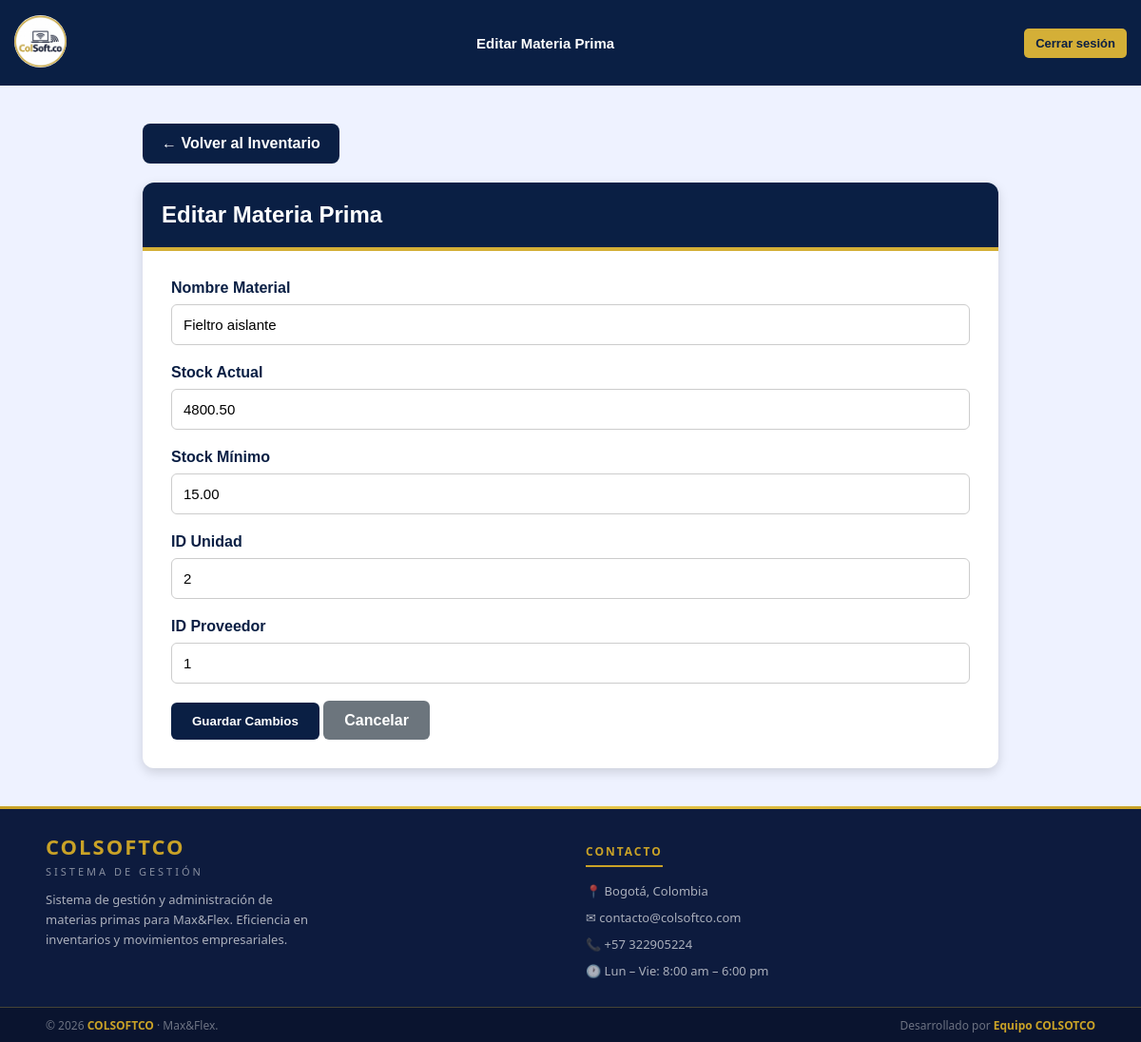
The page /view/control_de_stock/inventario/editar_inventario.php?id=4 on the database its author committed.
### tables this page shows
CREATE TABLE `materias_primas` (
  `id_material` int(11) NOT NULL,
  `nombre_material` varchar(100) NOT NULL,
  `stock_actual` decimal(12,2) DEFAULT 0.00,
  `stock_minimo` decimal(12,2) NOT NULL,
  `id_unidad` int(11) DEFAULT NULL,
  `id_proveedor` int(11) DEFAULT NULL,
  `notificar_email` tinyint(1) NOT NULL DEFAULT 0,
  `correo_notificacion` varchar(150) DEFAULT NULL,
  `alerta_enviada` tinyint(1) NOT NULL DEFAULT 0,
  `estado` enum('activo','inactivo') NOT NULL DEFAULT 'activo'
);

### view/control_de_stock/inventario/editar_inventario.php (the view, shortened to what this page needs)
<?php
$db = new Conexion();
$conn = $db->getConnection();
$id = filter_input(INPUT_GET, 'id', FILTER_VALIDATE_INT);
$sql = "SELECT * FROM materias_primas WHERE id_material = :id";
$stmt = $conn->prepare($sql);
$stmt->execute([':id' => $id]);
$material = $stmt->fetch(PDO::FETCH_ASSOC);
?>
<!DOCTYPE html>
<html lang="es">
<head>
    <link rel="stylesheet" href="lista_inventario.css">
</head>
<body>
    <header class="header">
        <div class="logo">
            <a href="../../app/ir_panel.php">
                <img src="../../../public/imagenes/logo.png" alt="logo">
            </a>
        </div>
        <div class="header-title">
            <h1>Editar Materia Prima</h1>
        </div>
        <button id="btnLogout" class="btn-logout" onclick="cerrarSesion()">
            Cerrar sesión
        </button>
    </header>
    <div class="contenedor">
        <a href="lista_inventario.php" class="volver">
            ← Volver al Inventario
        </a>
        <div class="card">
            <div class="card-header">
                Editar Materia Prima
            </div>
            <div class="card-body">
                <form method="POST">
                    <div class="form-group">
                        <label>Nombre Material</label>
                        <input type="text" name="nombre_material" class="form-control"
                            value="<?= htmlspecialchars($material['nombre_material']) ?>" required>
                    </div>
                    <div class="form-group">
                        <label>Stock Actual</label>
                        <input type="number" step="0.01" name="stock_actual" class="form-control"
                            value="<?= $material['stock_actual'] ?>" required>
                    </div>
                    <div class="form-group">
                        <label>Stock Mínimo</label>
                        <input type="number" step="0.01" name="stock_minimo" class="form-control"
                            value="<?= $material['stock_minimo'] ?>" required>
                    </div>
                    <div class="form-group">
                        <label>ID Unidad</label>
                        <input type="number" name="id_unidad" class="form-control"
                            value="<?= $material['id_unidad'] ?>" required>
                    </div>
                    <div class="form-group">
                        <label>ID Proveedor</label>
                        <input type="number" name="id_proveedor" class="form-control"
                            value="<?= $material['id_proveedor'] ?>" required>
                    </div>
                    <button type="submit" class="btn btn-primary">
                        Guardar Cambios
                    </button>
                    <a href="lista_inventario.php" class="btn btn-secondary">
                        Cancelar
                    </a>
                </form>
            </div>
        </div>
    </div>
    <footer>
        <div class="footer-divider"></div>
        <div class="footer-top">
            <div>
                <p class="footer-brand-name">COLSOFTCO</p>
                <p class="footer-brand-sub">Sistema de Gestión</p>
                <p class="footer-brand-desc">Sistema de gestión y administración de materias primas para Max&Flex. Eficiencia en inventarios y movimientos empresariales.</p>
            </div>
            <div>
                <p class="footer-col-title">Contacto</p>
                <div class="footer-contact-item">📍 Bogotá, Colombia</div>
                <div class="footer-contact-item">✉ contacto@colsoftco.com</div>
                <div class="footer-contact-item">📞 +57 322905224</div>
                <div class="footer-contact-item">🕐 Lun – Vie: 8:00 am – 6:00 pm</div>
            </div>
        </div>
        <div class="footer-bottom">
            <span>© 2026 <strong>COLSOFTCO</strong> · Max&Flex.  </span>
            <span>Desarrollado por <strong>  Equipo COLSOTCO</strong></span>
        </div>
    </footer>
</body>
</html>

### view/control_de_stock/inventario/lista_inventario.css (style rules this page uses)
body { margin: 0; font-family: Arial, Helvetica, sans-serif; background: #eef2ff; min-height: 100vh; display: flex; flex-direction: column; }
.header { display: flex; align-items: center; justify-content: space-between; background-color: #0A1F44; padding: 10px 15px; min-height: 70px; position: relative; z-index: 100; gap: 10px; }
.header .logo { display: flex; align-items: center; flex-shrink: 0; }
.header .logo img { width: 55px; height: 55px; border-radius: 50%; background: white; }
.header-title { flex: 1; text-align: center; overflow: hidden; }
.header-title h1 { margin: 0; color: white; font-size: 15px; font-weight: bold; white-space: nowrap; text-overflow: ellipsis; }
.btn-logout { background-color: #D4AF37; color: #0A1F44; border: none; padding: 8px 12px; border-radius: 5px; cursor: pointer; font-size: 13px; font-weight: bold; transition: 0.3s; flex-shrink: 0; }
.btn-volver, .volver { display: inline-block; background: #0A1F44; color: white; text-decoration: none; padding: 12px 20px; border-radius: 8px; font-weight: bold; margin-bottom: 20px; transition: .3s; }
.card { background: #fff; border-radius: 12px; overflow: hidden; box-shadow: 0 4px 12px rgba(0,0,0,.15); }
.card-header { background: #0A1F44; color: white; padding: 20px; font-size: 24px; font-weight: bold; border-bottom: 4px solid #D4AF37; }
.card-body { padding: 30px; }
.form-group { margin-bottom: 20px; }
.form-group label { display: block; margin-bottom: 8px; font-weight: bold; color: #0A1F44; }
.form-control { width: 100%; padding: 12px; border: 1px solid #ccc; border-radius: 6px; box-sizing: border-box; font-size: 15px; }
.btn { padding: 12px 22px; border: none; border-radius: 6px; cursor: pointer; font-weight: bold; text-decoration: none; }
.btn-primary { background: #0A1F44; color: white; }
.btn-secondary { background: #6c757d; color: white; }
.contenedor { width: 90%; max-width: 900px; margin: 40px auto; flex: 1; }
footer { background: #0D1B3E; color: #ffffff; font-family: 'Segoe UI', Arial, sans-serif; width: 100%; box-sizing: border-box; margin-top: auto; flex-shrink: 0; }
.footer-divider { width: 100%; height: 3px; background: linear-gradient(90deg, #C9A227, #E8C84A, #C9A227); }
.footer-top { display: grid; grid-template-columns: 1fr 1fr; gap: 2rem; padding: 1.5rem 3rem 1.2rem; border-bottom: 1px solid rgba(201, 162, 39, 0.3); }
.footer-brand-name { font-size: 22px; font-weight: 700; color: #C9A227; letter-spacing: 2px; margin: 0 0 4px; }
.footer-brand-sub { font-size: 11px; letter-spacing: 3px; color: rgba(255, 255, 255, 0.5); text-transform: uppercase; margin: 0 0 12px; }
.footer-brand-desc { font-size: 13px; color: rgba(255, 255, 255, 0.65); line-height: 1.6; max-width: 280px; margin: 0; }
.footer-col-title { font-size: 12px; font-weight: 700; letter-spacing: 2px; text-transform: uppercase; color: #C9A227; border-bottom: 2px solid #C9A227; display: inline-block; padding-bottom: 6px; margin-bottom: 16px; }
.footer-contact-item { display: flex; align-items: flex-start; gap: 10px; margin-bottom: 10px; font-size: 13px; color: rgba(255, 255, 255, 0.65); }
.footer-bottom { display: flex; justify-content: space-between; align-items: center; padding: 0.6rem 3rem; background: rgba(0, 0, 0, 0.25); flex-wrap: wrap; gap: 8px; }
.footer-bottom span { font-size: 12px; color: rgba(255, 255, 255, 0.4); }
.footer-bottom strong { color: #C9A227; }

### rows shown on the page
materias_primas: nombre_material "Fieltro aislante", stock_actual "4800.50", stock_minimo "15.00", id_unidad "2", id_proveedor "1"
